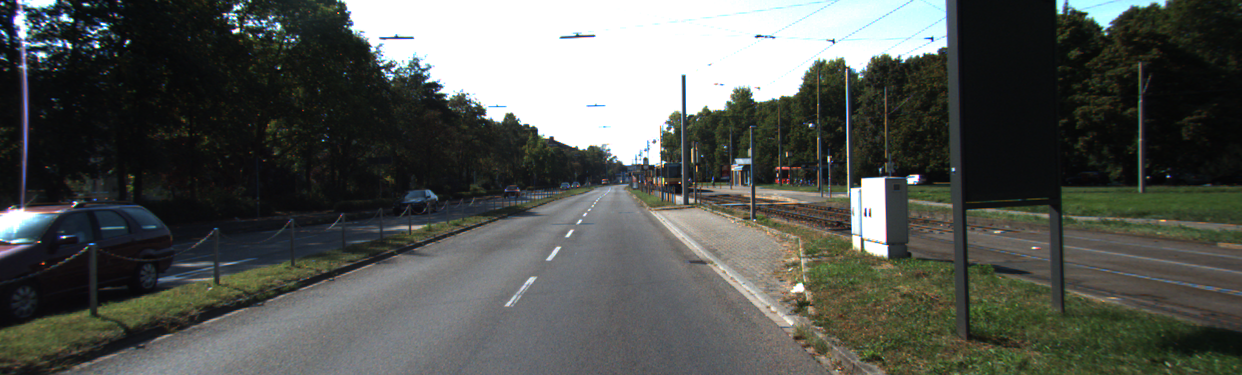
#> input picture Input Images/um_000000.png, 1242 x 375 px; its folder holds only this picture in this run
$ python -i 'lane detction for images.py'   (imports and definitions only)
#> lines starting #> are read from the running program, lines starting #| are printed output that depends on the picture; after the words box and inside, x2 and y2 are one past the last pixel; in counts of white or black regions, pixels touching at a corner belong together
#> further down, picture is the input picture: shape (375, 1242, 3); mean B, G, R 82.1, 86.6, 83.6
import cv2
import numpy as np
import os

# Polygon & line drawing parameters
ROI_TOP_RATIO = 0.60
ROI_SIDE_INSET = 0.10
ALPHA_FILL = 0.35
LINE_COLOR = (0, 100, 0)
LINE_THICKNESS = 8

# Memory for last good lines
last_left_mb = None
last_right_mb = None

def region_of_interest_mask(shape):
    h, w = shape[:2]
    polygon = np.array([[
        (int(w * ROI_SIDE_INSET), h),
        (int(w * 0.45), int(h * ROI_TOP_RATIO)),
        (int(w * 0.55), int(h * ROI_TOP_RATIO)),
        (int(w * (1 - ROI_SIDE_INSET)), h)
    ]], dtype=np.int32)
    mask = np.zeros((h, w), dtype=np.uint8)
    cv2.fillPoly(mask, polygon, 255)
    return mask

def average_slope_intercept(points):
    left_pts, right_pts = [], []
    for x1, y1, x2, y2 in points:
        if x2 == x1:
            continue
        m = (y2 - y1) / (x2 - x1)
        if abs(m) < 0.2:
            continue
        if m < 0:
            left_pts.extend([(x1, y1), (x2, y2)])
        else:
            right_pts.extend([(x1, y1), (x2, y2)])

    left_line, right_line = None, None
    if len(left_pts) >= 2:
        xs = np.array([p[0] for p in left_pts])
        ys = np.array([p[1] for p in left_pts])
        left_line = tuple(np.polyfit(xs, ys, 1))
    if len(right_pts) >= 2:
        xs = np.array([p[0] for p in right_pts])
        ys = np.array([p[1] for p in right_pts])
        right_line = tuple(np.polyfit(xs, ys, 1))

    return left_line, right_line

def line_points_from_mb(mb, y_bottom, y_top, w):
    if mb is None:
        return None
    m, b = mb
    if abs(m) < 1e-6:
        return None
    x_bottom = int((y_bottom - b) / m)
    x_top = int((y_top - b) / m)
    x_bottom = max(0, min(w - 1, x_bottom))
    x_top = max(0, min(w - 1, x_top))
    return (x_bottom, y_bottom), (x_top, y_top)

def detect_lanes(frame):
    global last_left_mb, last_right_mb
    h, w = frame.shape[:2]

    # Color filter for yellow & white
    hls = cv2.cvtColor(frame, cv2.COLOR_BGR2HLS)
#> hls: shape (375, 1242, 3); mean of channels 0, 1, 2 64.6, 83.9, 42.5
    yellow_mask = cv2.inRange(hls, np.array([15, 30, 115]), np.array([35, 204, 255]))
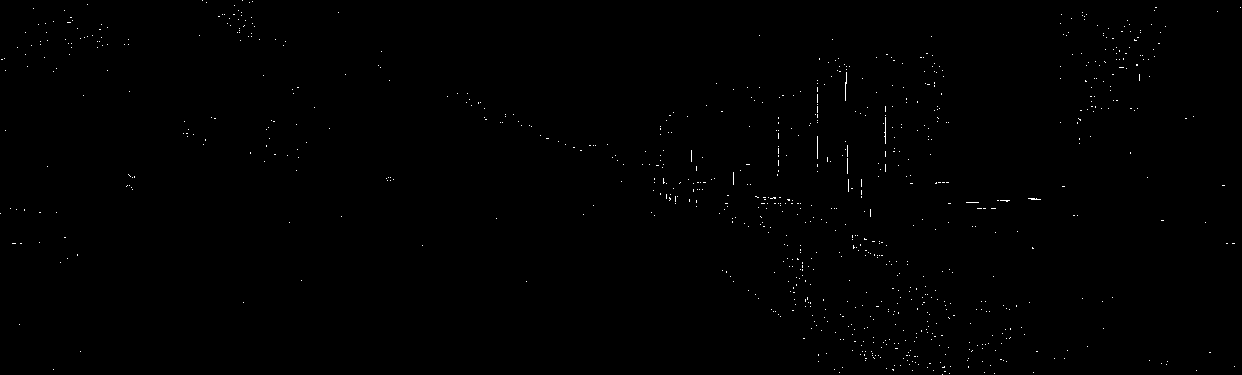
#> yellow_mask: shape (375, 1242); 0.3% white in thin lines or dots
    white_mask = cv2.inRange(hls, np.array([0, 200, 0]), np.array([255, 255, 255]))
#> white_mask: shape (375, 1242); 13.5% white; 135 white regions (105 under 20 px), largest, box (x1, y1, x2, y2) and area: (341, 0, 947, 166) 57091, (851, 178, 886, 243) 1805, (1069, 0, 1166, 29) 1104
    mask = cv2.bitwise_or(yellow_mask, white_mask)
#> mask: shape (375, 1242); 13.8% white; 808 white regions (776 under 20 px), largest, box (x1, y1, x2, y2) and area: (341, 0, 947, 166) 57170, (851, 178, 888, 257) 2099, (1069, 0, 1166, 29) 1104
    filtered = cv2.bitwise_and(frame, frame, mask=mask)
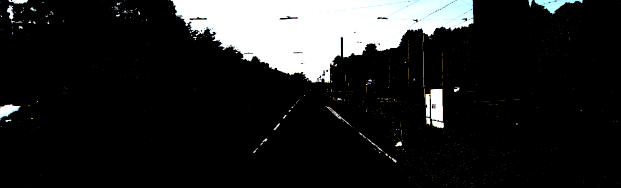
#> filtered: shape (375, 1242, 3) (shown at 1/2 size); mean B, G, R 34.3, 34.4, 33.7

    # Morphology
    morph = cv2.morphologyEx(filtered, cv2.MORPH_CLOSE, np.ones((5, 5), np.uint8))

    # Edges + ROI
    gray = cv2.cvtColor(morph, cv2.COLOR_BGR2GRAY)
    blur = cv2.GaussianBlur(gray, (5, 5), 0)
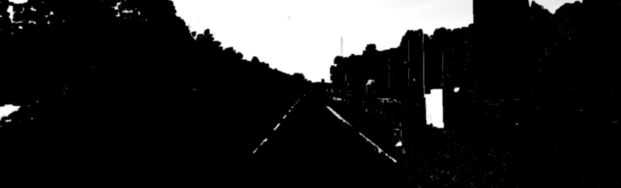
#> blur: shape (375, 1242) (shown at 1/2 size); min 0, max 255, mean 35.4
    edges = cv2.Canny(blur, 50, 150)
#> edges: shape (375, 1242); 0.98% white in thin lines or dots
    roi_mask = region_of_interest_mask(edges.shape)
#> in region_of_interest_mask, `cv2.fillPoly(mask, polygon, 255)`:
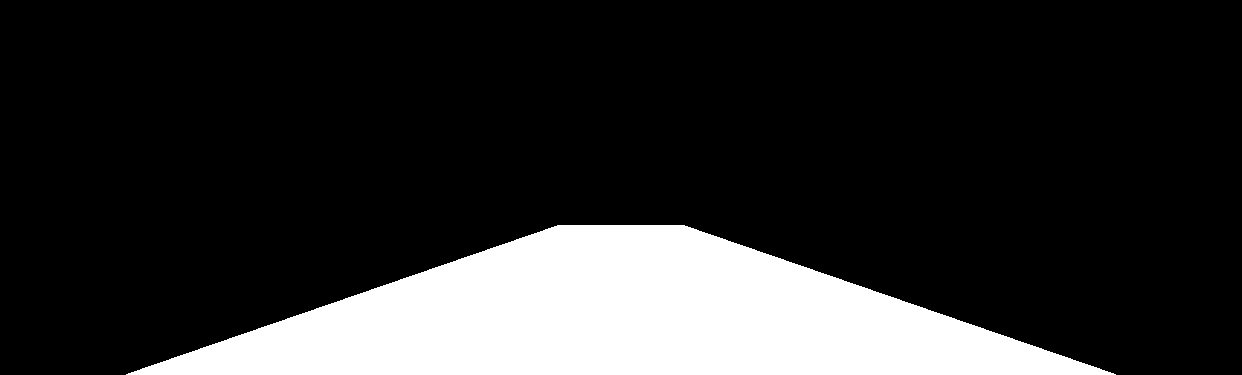
#> mask: shape (375, 1242); 18% white; 1 white region, box (x1, y1, x2, y2) and area: (126, 225, 1116, 375) 83983
    edges_roi = cv2.bitwise_and(edges, roi_mask)
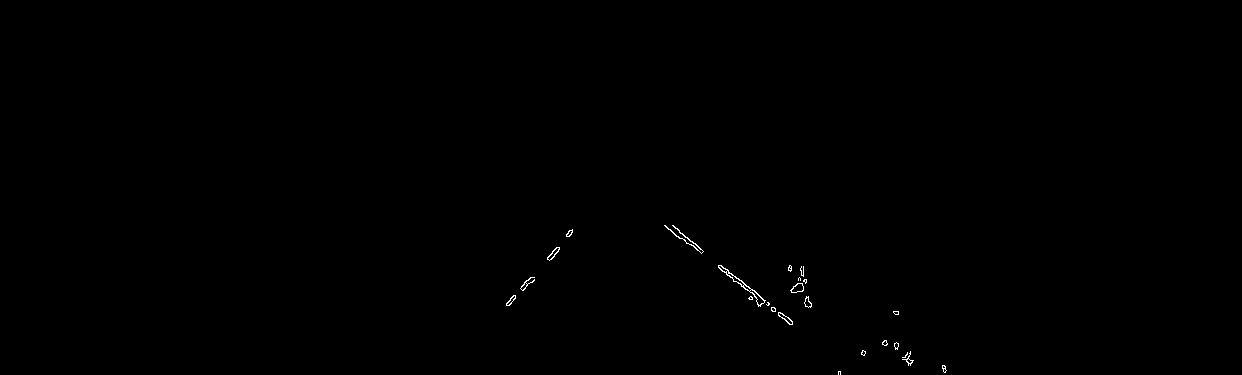
#> edges_roi: shape (375, 1242); 0.17% white in thin lines or dots, all inside (x1, y1, x2, y2) = (506, 225, 947, 375)

    # Hough transform
    lines = cv2.HoughLinesP(edges_roi, 1, np.pi / 180, 30, minLineLength=40, maxLineGap=200)
#> lines = [[673, 226, 792, 323], [665, 225, 792, 324], [664, 225, 790, 324], [506, 303, 572, 230], [509, 305, 559, 249]]

    left_mb, right_mb = None, None
    if lines is not None:
        segs = [tuple(l) for l in lines[:, 0]]
#> segs = [(673, 226, 792, 323), (665, 225, 792, 324), (664, 225, 790, 324), (506, 303, 572, 230), (509, 305, 559, 249)]
        left_mb, right_mb = average_slope_intercept(segs)
#> the loop in average_slope_intercept, `for x1, y1, x2, y2 in points:` made 5 passes
#> (x1, y1, x2, y2, m) on passes 1 to 5: (673, 226, 792, 323, 0.815), (665, 225, 792, 324, 0.78), (664, 225, 790, 324, 0.786), (506, 303, 572, 230, -1.11), (509, 305, 559, 249, -1.12)
#> after the loop in average_slope_intercept, `for x1, y1, x2, y2 in points:`: left_pts = [(506, 303), (572, 230), (509, 305), (559, 249)]; right_pts = [(673, 226), (792, 323), (665, 225), (792, 324), (664, 225), (790, 324)]
#> in average_slope_intercept, `xs = np.array([p[0] for p in left_pts])`: xs = [506, 572, 509, 559]
#> in average_slope_intercept, `ys = np.array([p[1] for p in left_pts])`: ys = [303, 230, 305, 249]
#> in average_slope_intercept, `left_line = tuple(np.polyfit(xs, ys, 1))`: left_line = (-1.12, 871.7)
#> in average_slope_intercept, `xs = np.array([p[0] for p in right_pts])`: xs = [673, 792, 665, 792, 664, 790]
#> in average_slope_intercept, `ys = np.array([p[1] for p in right_pts])`: ys = [226, 323, 225, 324, 225, 324]
#> in average_slope_intercept, `right_line = tuple(np.polyfit(xs, ys, 1))`: right_line = (0.791, -302.7)
#> left_mb = (-1.12, 871.7); right_mb = (0.791, -302.7)

    # Keep last detected if missing
    if left_mb is None:
        left_mb = last_left_mb
    else:
        last_left_mb = left_mb
#> last_left_mb = (-1.12, 871.7)
    if right_mb is None:
        right_mb = last_right_mb
    else:
        last_right_mb = right_mb
#> last_right_mb = (0.791, -302.7)

    result = frame.copy()
    y_bottom = h
    y_top = int(h * ROI_TOP_RATIO)
    left_pts = line_points_from_mb(left_mb, y_bottom, y_top, w)
#> in line_points_from_mb, `m, b = mb`: m = -1.12; b = 871.7
#> in line_points_from_mb, `x_bottom = int((y_bottom - b) / m)`: x_bottom = 444
#> in line_points_from_mb, `x_top = int((y_top - b) / m)`: x_top = 578
#> left_pts = ((444, 375), (578, 225))
    right_pts = line_points_from_mb(right_mb, y_bottom, y_top, w)
#> right_pts = ((856, 375), (666, 225))

    if left_pts and right_pts:
        poly = np.array([left_pts[0], left_pts[1], right_pts[1], right_pts[0]], dtype=np.int32)
#> poly = [[444, 375], [578, 225], [666, 225], [856, 375]]
        overlay = result.copy()
        cv2.fillPoly(overlay, [poly], (0, 255, 0))
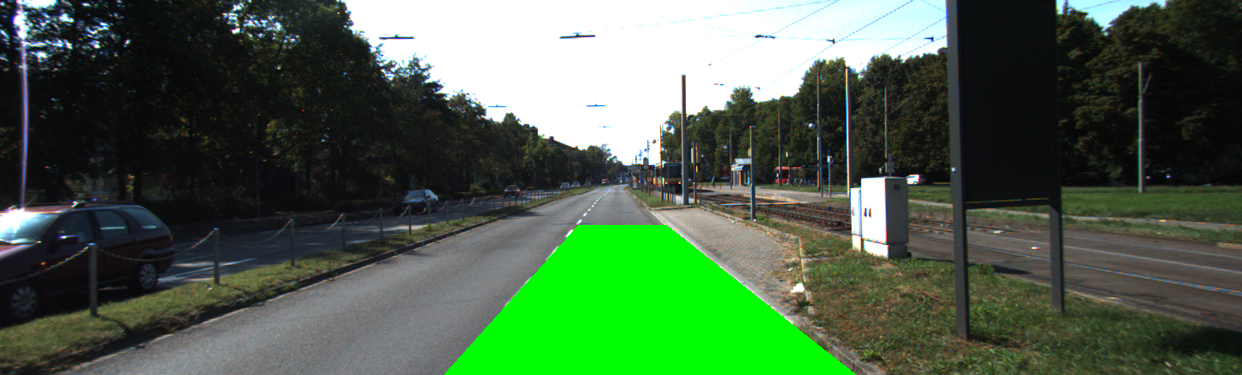
#> overlay: shape (375, 1242, 3); 8.07% of pixels changed, all inside (x1, y1, x2, y2) = (444, 225, 856, 375)
        result = cv2.addWeighted(overlay, ALPHA_FILL, result, 1 - ALPHA_FILL, 0)
        cv2.line(result, left_pts[0], left_pts[1], LINE_COLOR, LINE_THICKNESS)
        cv2.line(result, right_pts[0], right_pts[1], LINE_COLOR, LINE_THICKNESS)
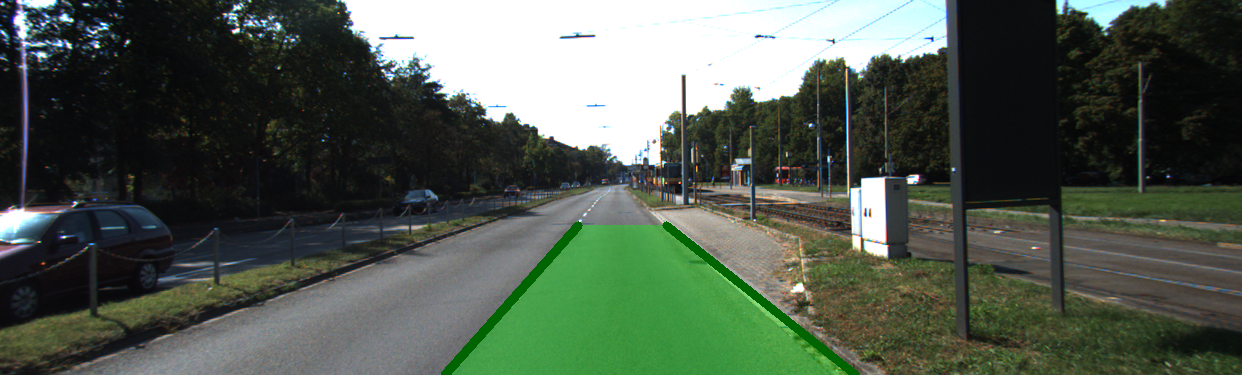
#> result: shape (375, 1242, 3); mean B, G, R 78.1, 90.3, 79.6

    return result

# [22 lines left out: function process_images, not called in this run]

# [4 lines not run here, left out]

>>> import cv2
>>> picture = cv2.imread('Input Images/um_000000.png')
>>> result = detect_lanes(picture)

$ run again, on Input Images/um_000003.png
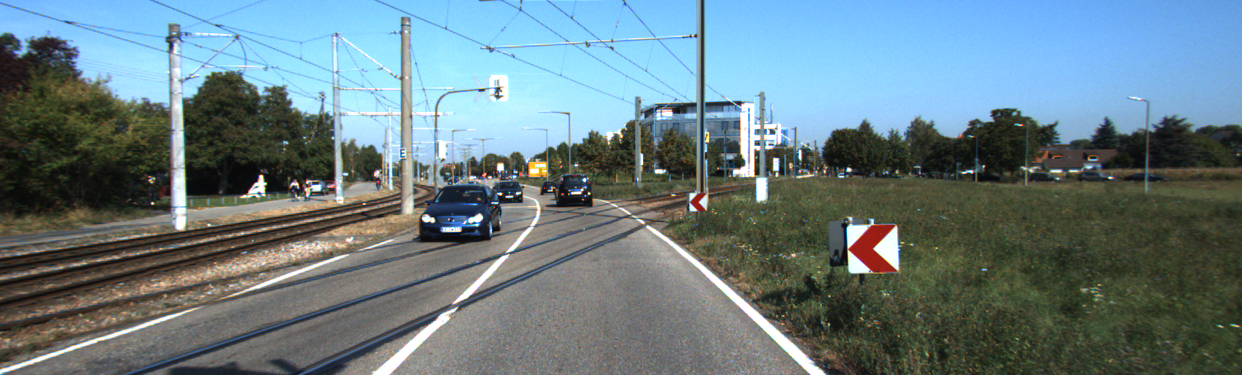
#> input picture Input Images/um_000003.png, 1242 x 375 px
#> picture is the input picture: shape (375, 1242, 3); mean B, G, R 130.7, 124.7, 104.5
#> hls: shape (375, 1242, 3); mean of channels 0, 1, 2 67.1, 118.8, 105.4
#> in detect_lanes, `yellow_mask = cv2.inRange(hls, np.array([15, 30, 115]), np.array([35, ..`:
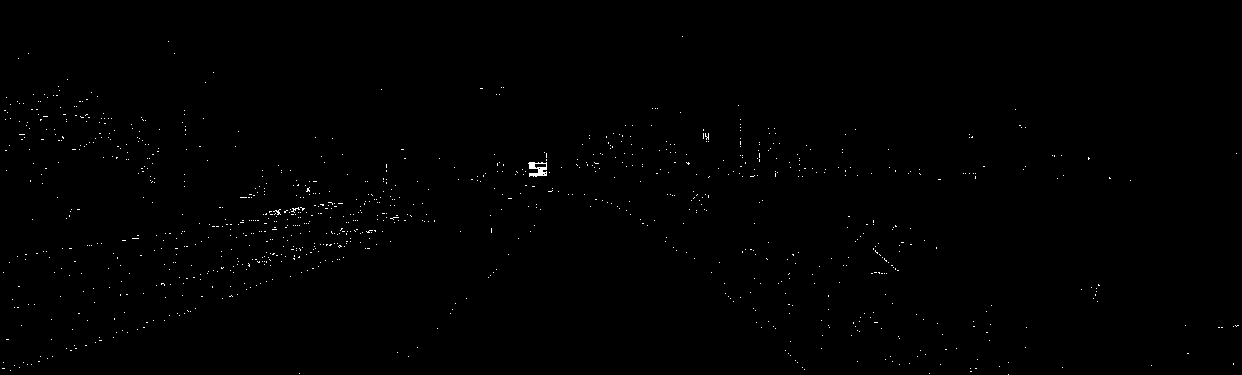
#> yellow_mask: shape (375, 1242); 0.36% white in thin lines or dots
#> white_mask: shape (375, 1242); 14% white; 509 white regions (454 under 20 px), largest, box (x1, y1, x2, y2) and area: (410, 34, 696, 165) 23679, (705, 53, 1002, 177) 14113, (181, 29, 401, 190) 11460
#> edges: shape (375, 1242); 2.3% white in thin lines or dots
#> edges_roi: shape (375, 1242); 0.26% white in thin lines or dots, all inside (x1, y1, x2, y2) = (372, 225, 826, 375)
#> lines = 13 rows, first 6: [392, 371, 523, 240], [372, 374, 525, 236], [654, 228, 807, 371], [695, 258, 796, 346], [391, 374, 508, 257], [677, 244, 822, 370]
#> segs = 13 items, first 6: (392, 371, 523, 240), (372, 374, 525, 236), (654, 228, 807, 371), (695, 258, 796, 346), (391, 374, 508, 257), (677, 244, 822, 370)
#> the loop in average_slope_intercept, `for x1, y1, x2, y2 in points:` made 13 passes
#> (x1, y1, x2, y2, m) on passes 1 to 8: (392, 371, 523, 240, -1), (372, 374, 525, 236, -0.902), (654, 228, 807, 371, 0.935), (695, 258, 796, 346, 0.871), (391, 374, 508, 257, -1), (677, 244, 822, 370, 0.869), (372, 373, 502, 256, -0.9), (646, 225, 824, 374, 0.837)
#> after the loop in average_slope_intercept, `for x1, y1, x2, y2 in points:`: left_pts = [(392, 371), (523, 240), (372, 374), (525, 236), (391, 374), (508, 257), (372, 373), (502, 256), (385, 363), (526, 236), (394, 370), (517, 239), (423, 341), (506, 252)]; right_pts = [(654, 228), (807, 371), (695, 258), (796, 346), (677, 244), (822, 370), (646, 225), (824, 374), (657, 230), (792, 356), (666, 236), (824, 373)]
#> in average_slope_intercept, `xs = np.array([p[0] for p in left_pts])`: xs = [392, 523, 372, 525, 391, 508, 372, 502, 385, 526, 394, 517, 423, 506]
#> in average_slope_intercept, `ys = np.array([p[1] for p in left_pts])`: ys = [371, 240, 374, 236, 374, 257, 373, 256, 363, 236, 370, 239, 341, 252]
#> left_line = (-0.956, 738.3)
#> in average_slope_intercept, `xs = np.array([p[0] for p in right_pts])`: xs = [654, 807, 695, 796, 677, 822, 646, 824, 657, 792, 666, 824]
#> in average_slope_intercept, `ys = np.array([p[1] for p in right_pts])`: ys = [228, 371, 258, 346, 244, 370, 225, 374, 230, 356, 236, 373]
#> right_line = (0.876, -345.7)
#> left_mb = (-0.956, 738.3); right_mb = (0.876, -345.7)
#> last_left_mb = (-0.956, 738.3)
#> last_right_mb = (0.876, -345.7)
#> in line_points_from_mb, `m, b = mb`: m = -0.956; b = 738.3
#> x_bottom = 380
#> x_top = 537
#> in detect_lanes, `left_pts = line_points_from_mb(left_mb, y_bottom, y_top, w)`: left_pts = ((380, 375), (537, 225))
#> in detect_lanes, `right_pts = line_points_from_mb(right_mb, y_bottom, y_top, w)`: right_pts = ((822, 375), (651, 225))
#> poly = [[380, 375], [537, 225], [651, 225], [822, 375]]
#> overlay: shape (375, 1242, 3); 8.96% of pixels changed, all inside (x1, y1, x2, y2) = (381, 225, 822, 375)
#> in detect_lanes, `cv2.line(result, right_pts[0], right_pts[1], LINE_COLOR, LINE_THICKNESS)`:
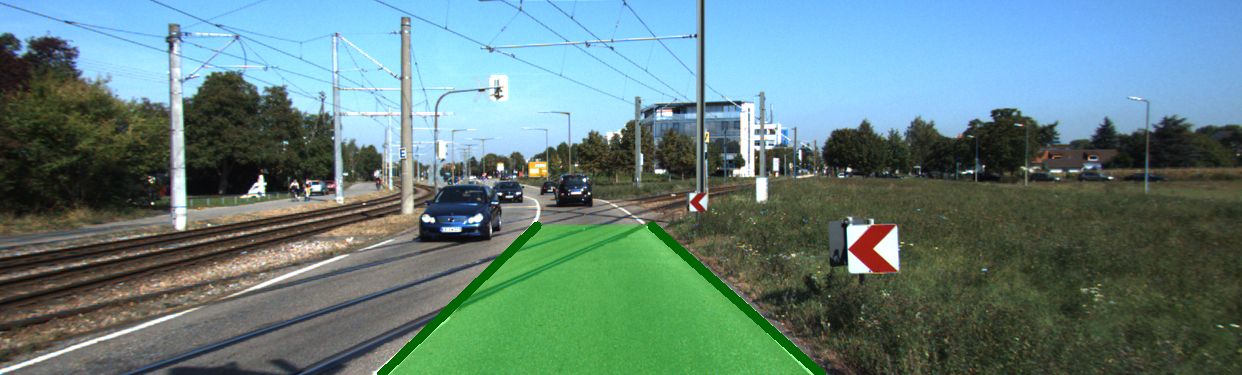
#> result: shape (375, 1242, 3); mean B, G, R 125, 127.5, 98.7
